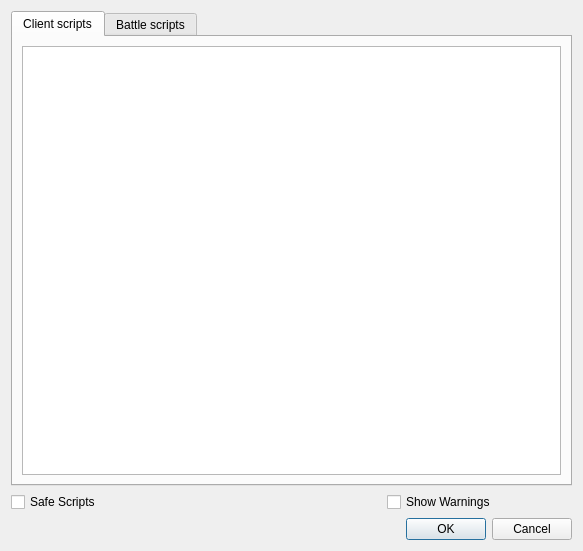
<?xml version="1.0" encoding="UTF-8"?>
<ui version="4.0">
 <class>ScriptWindow</class>
 <widget class="QDialog" name="ScriptWindow">
  <property name="geometry">
   <rect>
    <x>0</x>
    <y>0</y>
    <width>583</width>
    <height>551</height>
   </rect>
  </property>
  <property name="windowTitle">
   <string>Script Window</string>
  </property>
  <layout class="QGridLayout" name="gridLayout">
   <item row="1" column="0" colspan="2">
    <widget class="QCheckBox" name="checkBox">
     <property name="text">
      <string>Safe Scripts</string>
     </property>
     <property name="tristate">
      <bool>false</bool>
     </property>
    </widget>
   </item>
   <item row="1" column="2">
    <widget class="QCheckBox" name="warn">
     <property name="text">
      <string>Show Warnings</string>
     </property>
    </widget>
   </item>
   <item row="2" column="0" colspan="3">
    <widget class="QDialogButtonBox" name="buttonBox">
     <property name="orientation">
      <enum>Qt::Horizontal</enum>
     </property>
     <property name="standardButtons">
      <set>QDialogButtonBox::Cancel|QDialogButtonBox::Ok</set>
     </property>
    </widget>
   </item>
   <item row="0" column="0" colspan="3">
    <widget class="QTabWidget" name="tabWidget">
     <property name="currentIndex">
      <number>0</number>
     </property>
     <widget class="QWidget" name="tab">
      <attribute name="title">
       <string>Client scripts</string>
      </attribute>
      <layout class="QVBoxLayout" name="verticalLayout">
       <item>
        <widget class="QPlainTextEdit" name="scripts">
         <property name="styleSheet">
          <string notr="true">font: 10pt &quot;Monospace&quot;;</string>
         </property>
         <property name="lineWrapMode">
          <enum>QPlainTextEdit::NoWrap</enum>
         </property>
         <property name="plainText">
          <string/>
         </property>
         <property name="tabStopWidth">
          <number>25</number>
         </property>
        </widget>
       </item>
      </layout>
     </widget>
     <widget class="QWidget" name="tab2">
      <attribute name="title">
       <string>Battle scripts</string>
      </attribute>
      <layout class="QVBoxLayout" name="verticalLayout_2">
       <item>
        <widget class="QPlainTextEdit" name="battlescripts">
         <property name="styleSheet">
          <string notr="true">font: 10pt &quot;Monospace&quot;;</string>
         </property>
         <property name="lineWrapMode">
          <enum>QPlainTextEdit::NoWrap</enum>
         </property>
         <property name="plainText">
          <string/>
         </property>
         <property name="tabStopWidth">
          <number>25</number>
         </property>
        </widget>
       </item>
      </layout>
     </widget>
    </widget>
   </item>
  </layout>
 </widget>
 <tabstops>
  <tabstop>buttonBox</tabstop>
 </tabstops>
 <resources/>
 <connections>
  <connection>
   <sender>buttonBox</sender>
   <signal>accepted()</signal>
   <receiver>ScriptWindow</receiver>
   <slot>accept()</slot>
   <hints>
    <hint type="sourcelabel">
     <x>248</x>
     <y>254</y>
    </hint>
    <hint type="destinationlabel">
     <x>157</x>
     <y>274</y>
    </hint>
   </hints>
  </connection>
  <connection>
   <sender>buttonBox</sender>
   <signal>rejected()</signal>
   <receiver>ScriptWindow</receiver>
   <slot>reject()</slot>
   <hints>
    <hint type="sourcelabel">
     <x>291</x>
     <y>425</y>
    </hint>
    <hint type="destinationlabel">
     <x>291</x>
     <y>222</y>
    </hint>
   </hints>
  </connection>
 </connections>
</ui>
